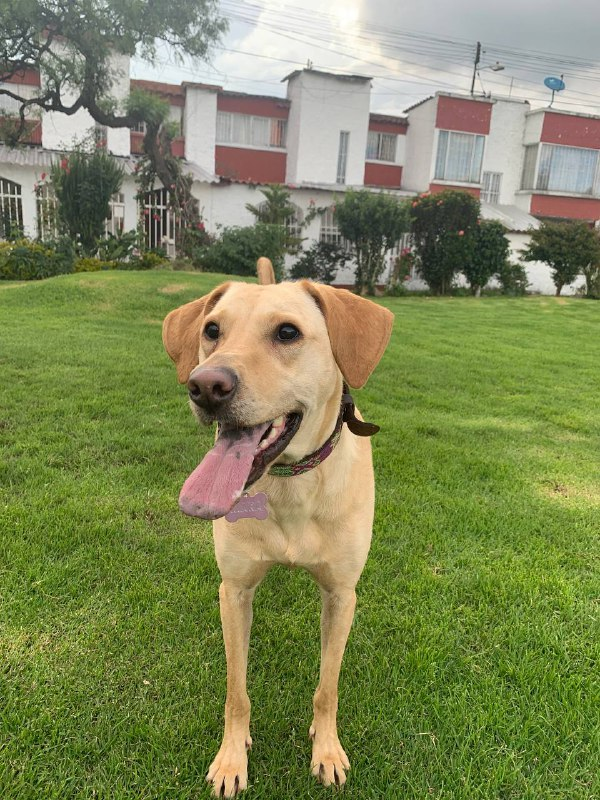
#> input picture Cur_PTF/images/Mara.jpeg, 600 x 800 px
$ jupyter execute --allow-errors manejo_imagenes.ipynb
#> lines starting #> are read from the running program, lines starting #| are printed output that depends on the picture
# Imagenes

[cell 1]
import numpy as np
import matplotlib.pyplot as plt
from skimage import io

[cell 2]
im = io.imread('./images/Mara.jpeg')
#> im is the input picture: shape (800, 600, 3); mean R, G, B 127.7, 135.4, 88.4

[cell 3]
im.shape
#> Out = (800, 600, 3)

[cell 4]
plt.imshow(im)

[cell 5]
r = im[:,:,0]
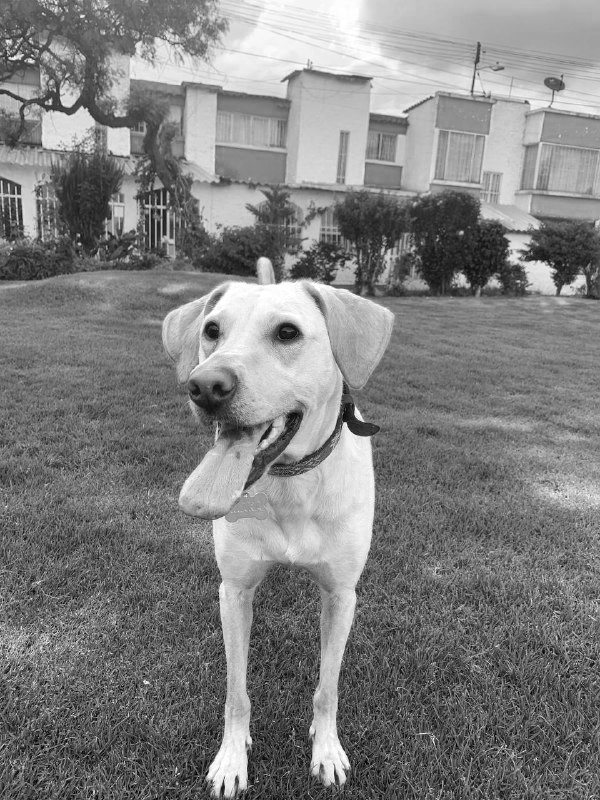
#> r: shape (800, 600); min 0, max 255, mean 127.7
g = im[:,:,1]
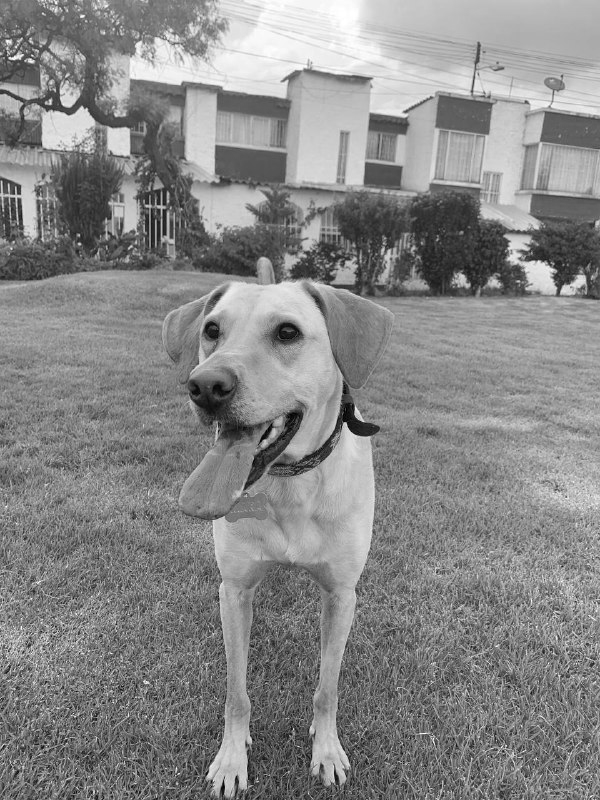
#> g: shape (800, 600); min 0, max 255, mean 135.4
b = im[:,:,2]
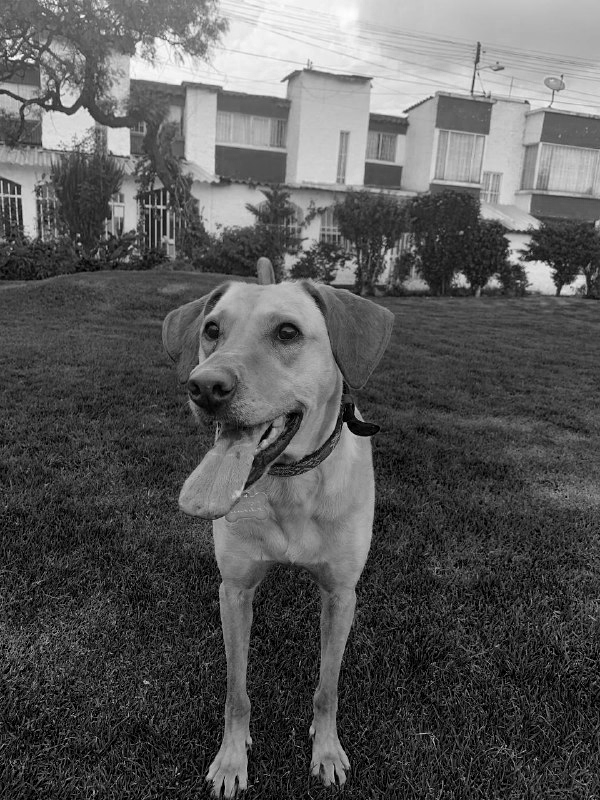
#> b: shape (800, 600); min 0, max 255, mean 88.4

[cell 6]
img = io.imread('./images/yo.png')
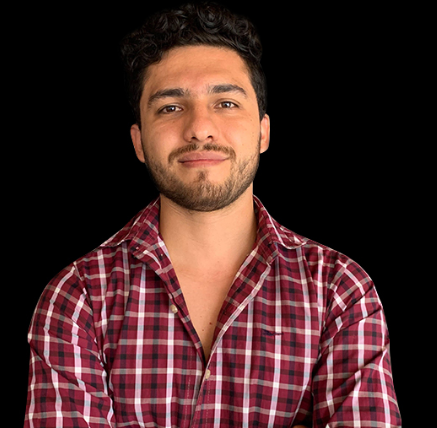
#> input picture Cur_PTF/images/yo.png, 437 x 428 px
#> img is the input picture: shape (428, 437, 3); mean R, G, B 70.4, 40.3, 38.8
plt.imshow

#> (a cell that did not finish here is left out)

# Kernels

[cell 8]
import numpy as np
import matplotlib.pyplot as plt
import scipy.ndimage as nd
from skimage import io, color

[cell 9]
kernel = np.array([[1,0,-1],[1,0,-1],[1,0,-1]])

#> (a cell that did not finish here is left out)

[cell 11]
arr = [11, 21, 7, 14, 3, 6, 6, 6, 1, 21]

def indice_mayor_a_menor_en_array(arr):

    contados = set()
    arr_sin_repetir = []

    for value in arr:
        if value not in contados:
            arr_sin_repetir.append(value)
            contados.add(value)

    dic = {value: key + 1 for key, value in enumerate(sorted(arr_sin_repetir, reverse=True))}

    solucion = [dic[value] for value in arr]

    return solucion

print(indice_mayor_a_menor_en_array(arr))
